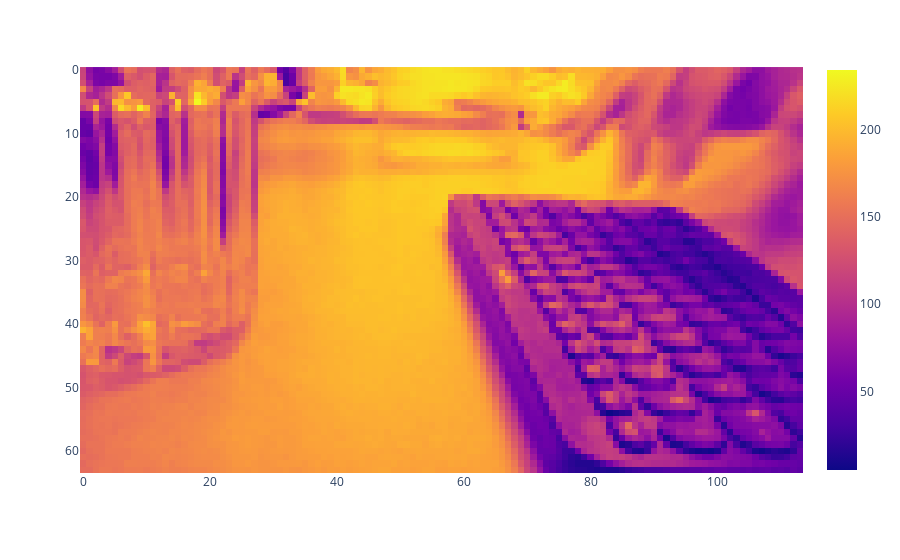

Notebook code for this chart:
### Code cell
import plotly.express as px
x = picam2.capture_array("main")
px.imshow(x[:,:, 0])

### Figure 1 — Plotly figure (JSON) as saved in the notebook; plotly's stock layout.template omitted (floating-point values rounded to 4 significant figures; data arrays with more than 128 entries replaced by an {"elided": "..."} marker saying what was removed)
{"data": [{"coloraxis": "coloraxis", "hovertemplate": "x: %{x}<br>y: %{y}<br>color: %{z}<extra></extra>", "name": "0", "type": "heatmap", "xaxis": "x", "yaxis": "y", "z": {"elided": "64x114 int values"}}], "layout": {"coloraxis": {"colorscale": [[0, "#0d0887"], [0.1111, "#46039f"], [0.2222, "#7201a8"], [0.3333, "#9c179e"], [0.4444, "#bd3786"], [0.5556, "#d8576b"], [0.6667, "#ed7953"], [0.7778, "#fb9f3a"], [0.8889, "#fdca26"], [1, "#f0f921"]]}, "margin": {"t": 60}, "xaxis": {"anchor": "y", "constrain": "domain", "domain": [0, 1], "scaleanchor": "y"}, "yaxis": {"anchor": "x", "autorange": "reversed", "constrain": "domain", "domain": [0, 1]}}}
